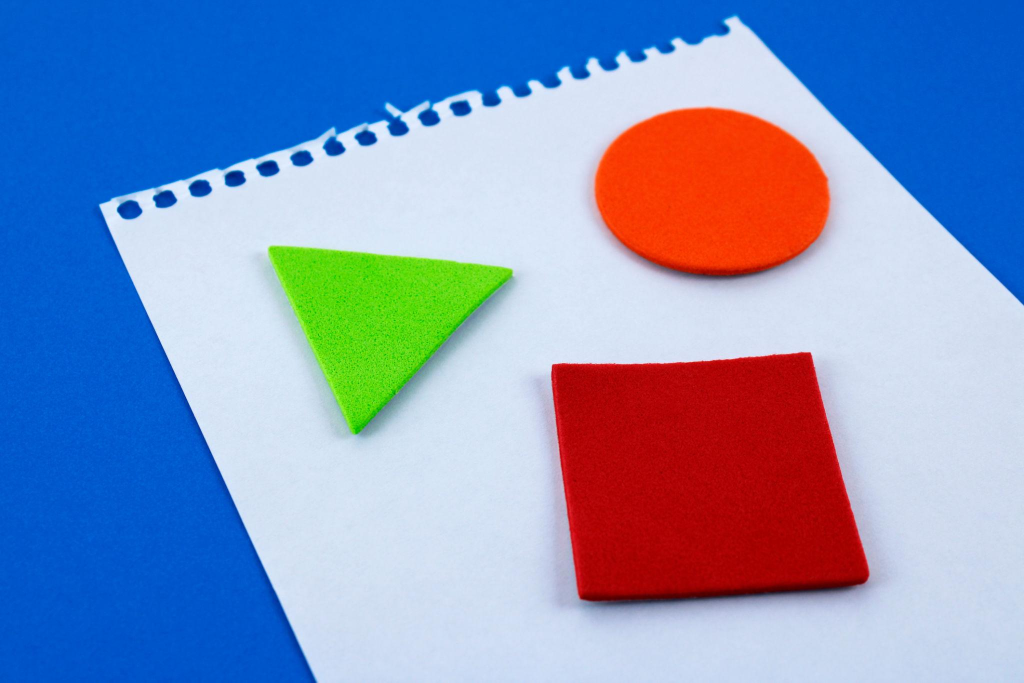
#> input picture test.jpg, 2048 x 1365 px (shown at 1/2 size)
$ python main.py
#> lines starting #> are read from the running program, lines starting #| are printed output that depends on the picture; after the words box and inside, x2 and y2 are one past the last pixel; in counts of white or black regions, pixels touching at a corner belong together
import cv2
import numpy as np
import csv
from sklearn.neighbors import KNeighborsClassifier


# ==========================================
# 1. TRAIN KNN MODEL
# ==========================================

X = []
y = []

with open("dataset/objects.csv", "r") as file:

#> (reads dataset/objects.csv from the repository)
    reader = csv.reader(file)

    for row in reader:

        label = row[0]

        hue = float(row[1])
        corners = int(row[2])

        X.append([
            hue,
            corners
        ])

        y.append(label)


model = KNeighborsClassifier(n_neighbors=3)

model.fit(X, y)

print()
print("KNN model trained successfully!")


# ==========================================
# 2. LOAD IMAGE
# ==========================================

image = cv2.imread("test.jpg")
#> image is the input picture: shape (1365, 2048, 3); mean B, G, R 186.7, 147.3, 130

if image is None:

    print("ERROR: test.jpg not found!")

    exit()


height, width = image.shape[:2]
#> height = 1365; width = 2048


# ==========================================
# 3. CONVERT IMAGE TO HSV
# ==========================================

hsv = cv2.cvtColor(image, cv2.COLOR_BGR2HSV)
#> hsv: shape (1365, 2048, 3); mean H, S, V 93, 147.3, 219.9


# ==========================================
# 4. COLOR MASKS
# ==========================================

color_ranges = {

    "red": [
        np.array([0, 100, 100]),
        np.array([10, 255, 255])
    ],

    "green": [
        np.array([35, 50, 50]),
        np.array([85, 255, 255])
    ],

    "blue": [
        np.array([90, 50, 50]),
        np.array([140, 255, 255])
    ]
}


# ==========================================
# 5. DETECT ALL OBJECTS
# ==========================================

detected_objects = []


for color_name, ranges in color_ranges.items():

    lower = ranges[0]
    upper = ranges[1]

    mask = cv2.inRange(
        hsv,
        lower,
        upper
    )


    contours, _ = cv2.findContours(
        mask,
        cv2.RETR_EXTERNAL,
        cv2.CHAIN_APPROX_SIMPLE
    )


    for contour in contours:

        area = cv2.contourArea(contour)


        # Ignore tiny objects/noise

        if area < 500:

            continue


        # ==========================================
        # FIND BOUNDING BOX
        # ==========================================

        x, y, w, h = cv2.boundingRect(contour)


        # ==========================================
        # FIND CENTER
        # ==========================================

        center_x = x + w // 2
        center_y = y + h // 2


        # ==========================================
        # FIND SHAPE
        # ==========================================

        perimeter = cv2.arcLength(
            contour,
            True
        )


        if perimeter == 0:

            continue


        approximation = cv2.approxPolyDP(
            contour,
            0.04 * perimeter,
            True
        )


        corners = len(approximation)


        # ==========================================
        # LIMIT CORNERS FOR CIRCLES
        # ==========================================

        if corners > 7:

            shape_corners = 8

        else:

            shape_corners = corners


        # ==========================================
        # FIND HUE
        # ==========================================

        object_mask = mask[y:y+h, x:x+w]

        object_hsv = hsv[y:y+h, x:x+w]

        hue_values = object_hsv[:, :, 0][
            object_mask > 0
        ]


        if len(hue_values) == 0:

            continue


        hue = float(
            np.mean(hue_values)
        )


        # ==========================================
        # KNN CLASSIFICATION
        # ==========================================

        features = [[
            hue,
            shape_corners
        ]]


        prediction = model.predict(
            features
        )


        object_name = prediction[0]


        # ==========================================
        # NAVIGATION
        # ==========================================

        image_center = width // 2


        if area > 15000:

            action = "STOP"

        elif center_x < image_center - 100:

            action = "TURN LEFT"

        elif center_x > image_center + 100:

            action = "TURN RIGHT"

        else:

            action = "MOVE FORWARD"


        # ==========================================
        # SAVE OBJECT
        # ==========================================

        detected_objects.append({

            "name": object_name,

            "color": color_name,

            "x": center_x,

            "y": center_y,

            "area": area,

            "action": action

        })


        # ==========================================
        # DRAW RESULT
        # ==========================================

        cv2.rectangle(
            image,

            (x, y),

            (x + w, y + h),

            (0, 255, 0),

            3
        )


        cv2.circle(
            image,

            (center_x, center_y),

            6,

            (255, 0, 0),

            -1
        )


        cv2.putText(

            image,

            object_name,

            (x, y - 30),

            cv2.FONT_HERSHEY_SIMPLEX,

            0.7,

            (0, 255, 0),

            2
        )


        cv2.putText(

            image,

            action,

            (x, y - 5),

            cv2.FONT_HERSHEY_SIMPLEX,

            0.6,

            (0, 255, 255),

            2
        )
#> this loop made 3 passes
#> pass 1, `mask = cv2.inRange( hsv, lower, upper )`:
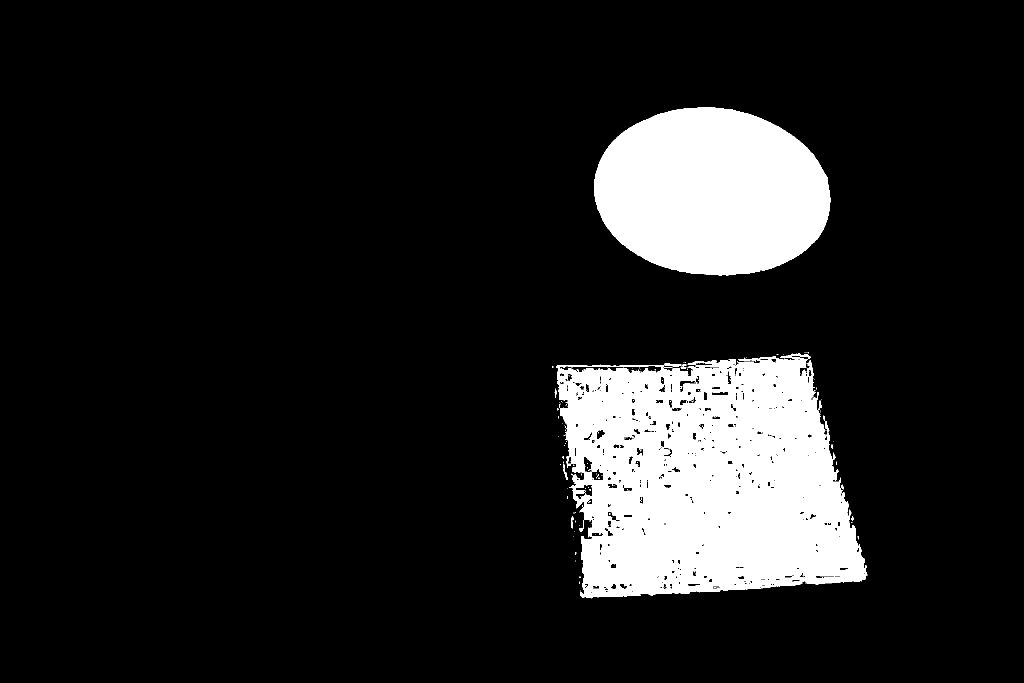
#> mask: shape (1365, 2048) (shown at 1/2 size); 12.6% white; 153 white regions (140 under 20 px), largest, box (x1, y1, x2, y2) and area: (1112, 707, 1735, 1197) 227245, (1189, 214, 1661, 551) 125180, (1328, 727, 1362, 733) 138
#> pass 2, `mask = cv2.inRange( hsv, lower, upper )`:
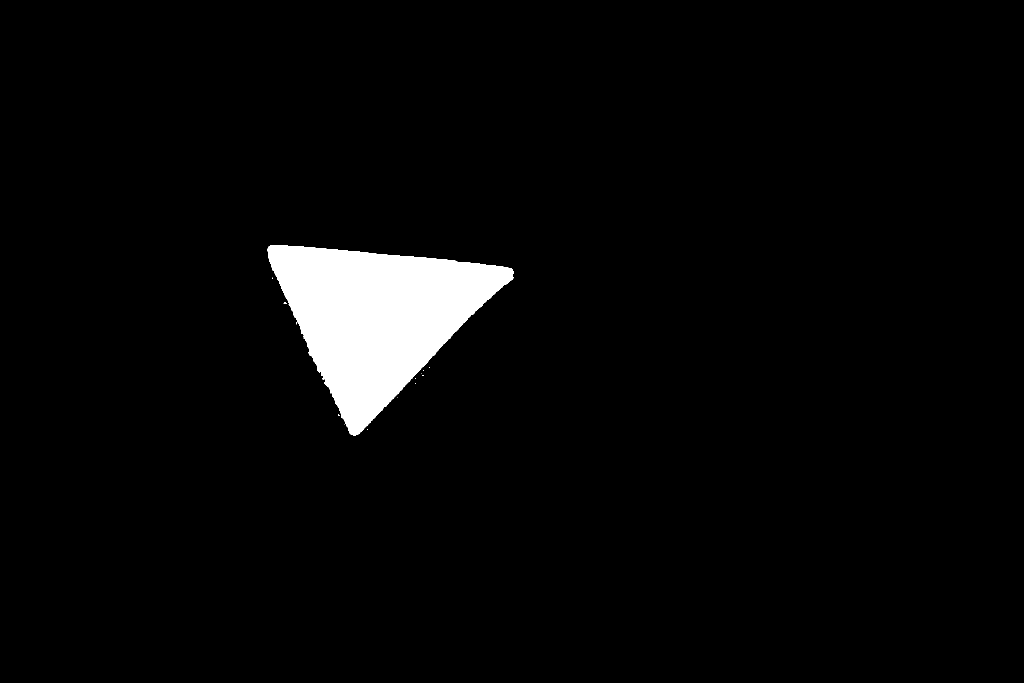
#> mask: shape (1365, 2048) (shown at 1/2 size); 3.5% white; 16 white regions (15 under 20 px), largest, box (x1, y1, x2, y2) and area: (535, 491, 1027, 871) 97465
#> pass 3, `mask = cv2.inRange( hsv, lower, upper )`:
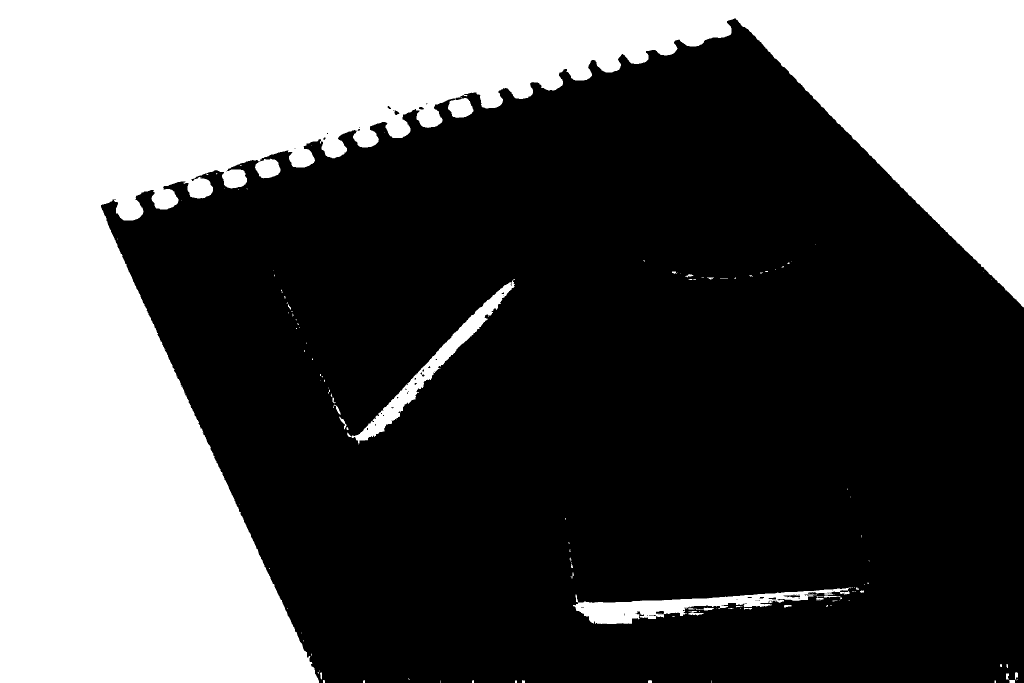
#> mask: shape (1365, 2048) (shown at 1/2 size); 36.1% white; 144 white regions (112 under 20 px), largest, box (x1, y1, x2, y2) and area: (0, 0, 2048, 1365) 983136, (1146, 1175, 1703, 1248) 12352, (703, 558, 1030, 887) 10915
#> after the loop:
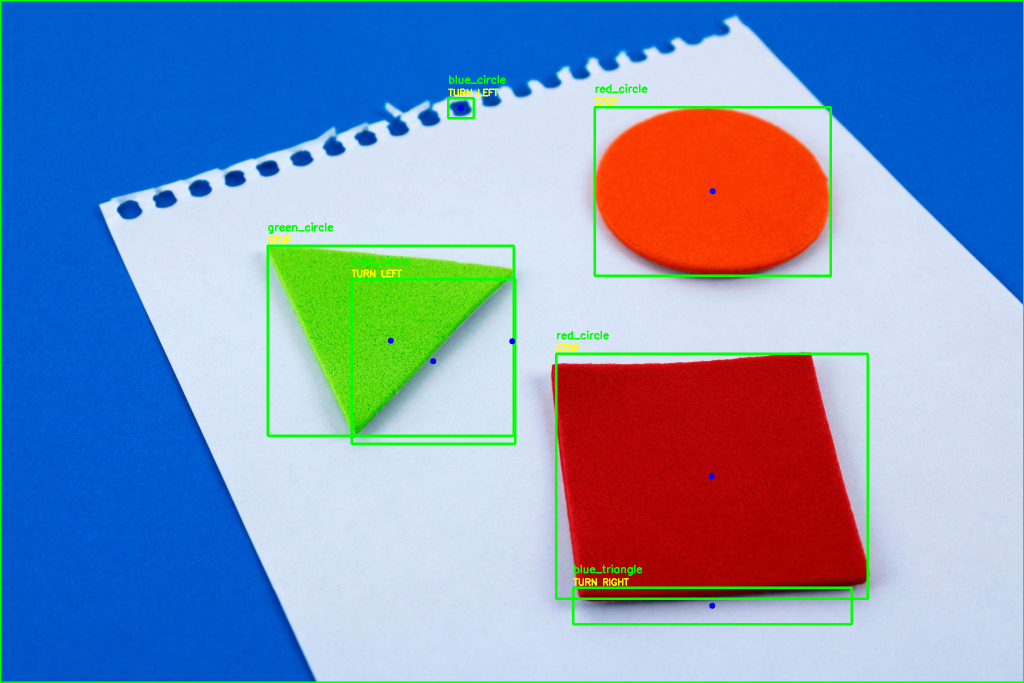
#> image: shape (1365, 2048, 3) (shown at 1/2 size); 2.4% of pixels changed, all inside (x1, y1, x2, y2) = (0, 0, 2048, 1365)
#> after the loop, detected_objects = 7 items


# ==========================================
# 6. PRINT RESULTS
# ==========================================

print()
print("========================================")
print("       ROBOT VISION OBJECT FINDER")
print("========================================")


if len(detected_objects) == 0:

    print("No objects detected.")


else:

    for i, obj in enumerate(
        detected_objects
    ):

        print()

        print(
            "Object",
            i + 1
        )

        print(
            "Class       :",
            obj["name"]
        )

        print(
            "Color       :",
            obj["color"]
        )

        print(
            "Position    :",
            obj["x"],
            ",",
            obj["y"]
        )

        print(
            "Area        :",
            round(
                obj["area"],
                2
            )
        )

        print(
            "Robot Action:",
            obj["action"]
        )
#> this loop made 7 passes
#> (printed output is left out)


print()
print("========================================")


# ==========================================
# 7. SAVE OUTPUT IMAGE
# ==========================================

cv2.imwrite(
    "final_result.jpg",
    image
)


print()
print(
    "Result image saved as: final_result.jpg"
)
